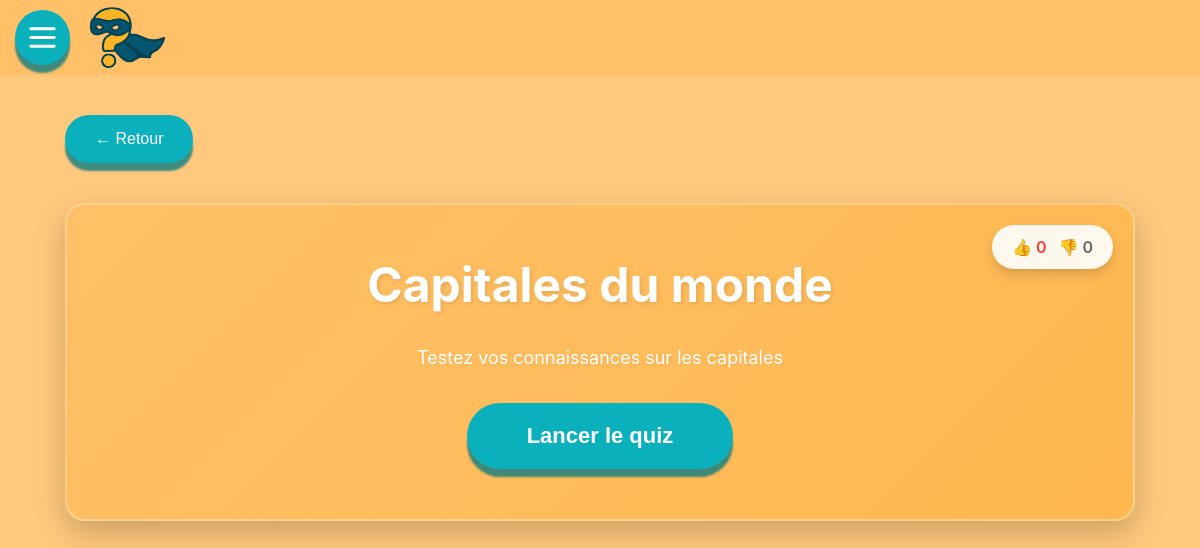
Screenshot of /index.php?page=pageInterQuiz&type=standard&id=1 with the database file from the repository.
### tables this page shows
CREATE TABLE quiz(
                id INTEGER PRIMARY KEY AUTOINCREMENT,
                user_id INTEGER,
                title TEXT NOT NULL,
                description TEXT,
                difficulty INTEGER,
                disponibilite TEXT,
                date DATE,
                genre TEXT NOT NULL,
                FOREIGN KEY (user_id) REFERENCES users(id) ON DELETE CASCADE,
                CHECK (genre IN ('flashcard','standard','test')),
                CHECK (disponibilite IN ('public','private','ami'))
            );

### src/controllers/PageInterController.php (called while the page is built, shortened)
<?php
require_once ROOT . '/src/models/PageInterModel.php';
require_once ROOT . '/config/config.php';
class PageInterController
{
    private PageInterModel $model;
    public function __construct()
    {
        $this->db = getDbConnection();
        $this->model = new PageInterModel($this->db);
    }
    public function index($quizId,$type)
    {
        $quizInfo = $this->model->getQuizInfo($quizId);
        require ROOT . '/src/views/quiz/pageInterQuiz.php';
    }
}
?>

### config/config.php (called while the page is built, shortened)
<?php
function getDbConnection() {
    try{
        $conn = new PDO("sqlite:" . ROOT . "/database/database.db");
        $conn->setAttribute(PDO::ATTR_ERRMODE, PDO::ERRMODE_EXCEPTION);
        $conn->setAttribute(PDO::ATTR_TIMEOUT, 5000);
        $conn->exec("PRAGMA journal_mode = WAL");
    }catch(PDOException $e){
        die("Connection failed: " . $e->getMessage());
    }catch(Exception $e){
        die("Error: " . $e->getMessage());
    }
    return $conn;
}
?>

### src/models/PageInterModel.php (called while the page is built, shortened)
<?php
class PageInterModel
{
    private $db;
    public function __construct($db)
    {
        $this->db = $db;
    }
    public function getQuizInfo(int $quizId): array
    {
        $stmt = $this->db->prepare("
            SELECT id, title, description
            FROM quiz
            WHERE id = ?
        ");
        $stmt->execute([$quizId]);
        return $stmt->fetch(PDO::FETCH_ASSOC) ?: [];
    }
}

### src/views/quiz/pageInterQuiz.php (the view, shortened to what this page needs)
<?php
    require __DIR__ . '/../partials/header.php';
?>
<div class="inter-quiz-container">
    <button class="btn-back" onclick="window.location.href='?page=home'">
        ← Retour
    </button>
    <div class="quiz-info">
        <div class="quiz-reactions">
            <div class="reactions-display">
                <span class="reaction-count like">👍 <?= htmlspecialchars($reactions['nbjaime'] ?? 0) ?></span>
                <span class="reaction-count dislike">👎 <?= htmlspecialchars($reactions['nbjaimepas'] ?? 0) ?></span>
            </div>
        </div>
        <h1><?= htmlspecialchars($quizInfo['title'] ?? 'Quiz') ?></h1>
        <div class="quiz-description">
            <p><?= htmlspecialchars($quizInfo['description'] ?? 'Pas de description disponible') ?></p>
        </div>
        <button class="btn-launch" onclick="window.location.href='?page=<?= $type ?>&id=<?= $quizId ?>'">
            Lancer le quiz
        </button>
    </div>
</div>

### public/assets/style/pageInterQuiz.css (style rules this page uses)
.inter-quiz-container { display: flex; flex-direction: column; gap: 40px; padding: 40px 65px; min-height: calc(100vh - 150px); background-color: #ffc97d; }
.btn-back { animation: slideInDown 0.5s ease-out; }
.quiz-info { animation: slideInUp 0.6s ease-out; }
.quiz-info { display: flex; flex-direction: column; gap: 30px; background: linear-gradient(135deg, #ffc067 0%, #ffb850 100%); padding: 50px; border-radius: 20px; box-shadow: 0px 12px 30px rgba(0, 0, 0, 0.2); border: 2px solid rgba(255, 255, 255, 0.3); transition: transform 0.3s ease, box-shadow 0.3s ease; position: relative; }
.quiz-info h1 { font-size: 48px; color: #fff; margin: 0; font-weight: 700; text-align: center; text-shadow: 2px 2px 4px rgba(0, 0, 0, 0.1); }
.quiz-description { display: flex; justify-content: center; }
.quiz-description p { font-size: 18px; color: #fff; line-height: 1.6; max-width: 600px; text-align: center; margin: 0; text-shadow: 1px 1px 2px rgba(0, 0, 0, 0.05); }
.quiz-reactions { position: absolute; top: 20px; right: 20px; display: flex; align-items: center; gap: 0; padding: 0; background: transparent; border-radius: 0; border: none; }
.reactions-display { display: flex; gap: 12px; align-items: center; background: rgba(255, 255, 255, 0.9); padding: 12px 20px; border-radius: 50px; box-shadow: 0px 6px 12px rgba(0, 0, 0, 0.15); }
.reaction-count { background: transparent; padding: 0; border-radius: 0; font-size: 16px; font-weight: 600; box-shadow: none; transition: all ease-out 0.2s; }
.reaction-count.like { color: #ff3b3b; }
.reaction-count.dislike { color: #666; }
.btn-launch { align-self: center; background: #0ab1bd; color: white; padding: 20px 60px; border: none; border-radius: 50px; font-size: 22px; font-weight: 600; cursor: pointer; box-shadow: 0px 8px 2px #007881bf; transition: all ease-out 0.2s; user-select: none; }
.btn-back { align-self: flex-start; background: #0ab1bd; color: white; padding: 15px 30px; border: none; border-radius: 50px; font-size: 16px; font-weight: 500; cursor: pointer; box-shadow: 0px 8px 2px #007881bf; transition: all ease-out 0.2s; user-select: none; }

### public/assets/style/global.css (style rules this page uses)
body { font-family: 'Inter', sans-serif; background-color: #ffc97d; margin: 0; }
@media (min-width: 601px) and (max-width: 1350px) { h1 { font-size: 3.5vw; margin-bottom: 0px; } }

### rows the page displays
quiz: title "Capitales du monde", description "Testez vos connaissances sur les capitales"

### other values shown
$reactions['nbjaime'] "0"
$reactions['nbjaimepas'] "0"
